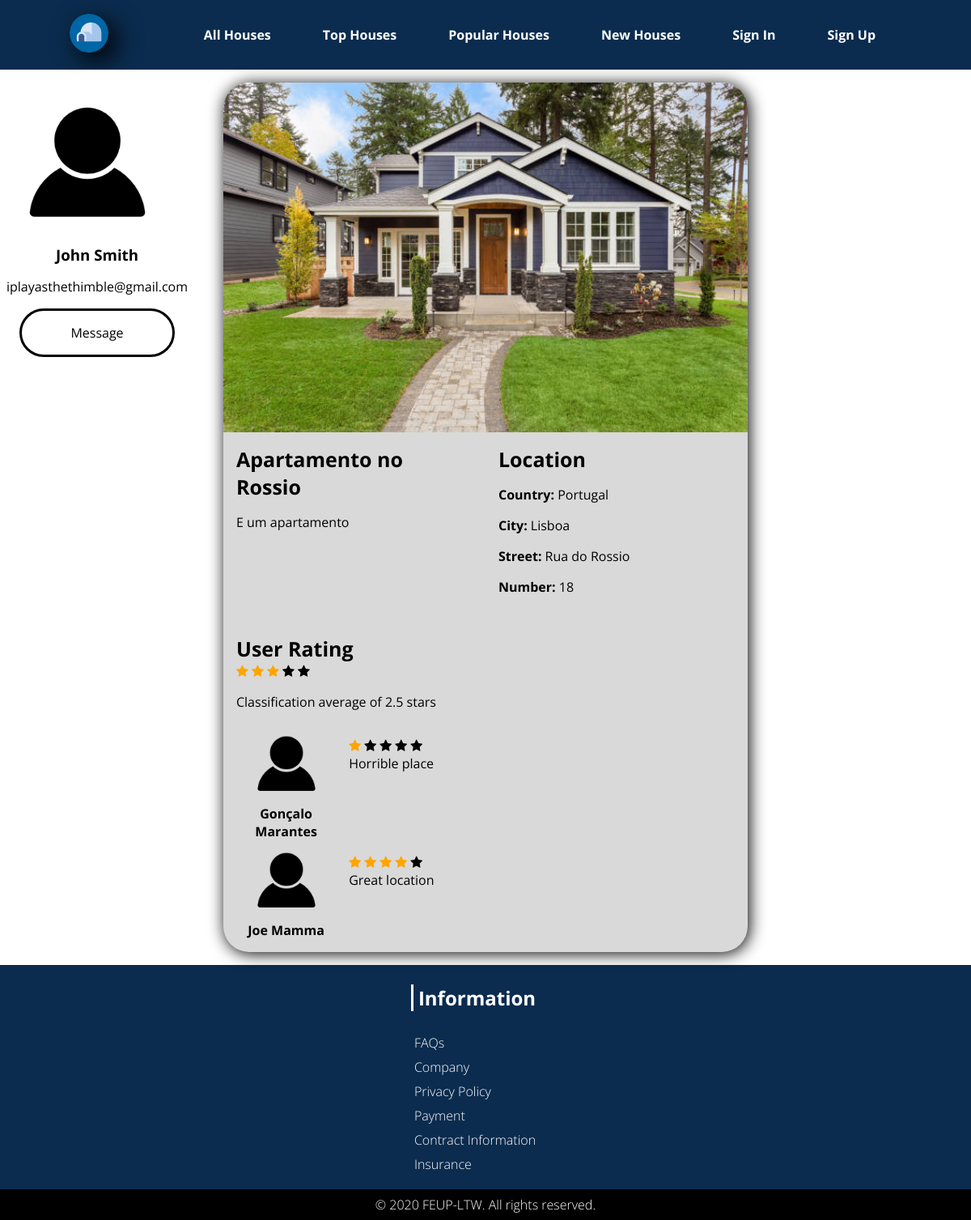
The page /pages/house_detail_page.php?idPlace=1 on the database its author committed.
### tables this page shows
CREATE TABLE USER(
    id INTEGER PRIMARY KEY,
    picture TEXT default '/assets/images/empty_user.jpg' NOT NULL,
	username TEXT NOT NULL UNIQUE,
    name TEXT NOT NULL,
	email TEXT NOT NULL UNIQUE,
    phonenumber INTEGER,
    password TEXT NOT NULL,
	CONSTRAINT CHK_USER CHECK (length(username)>=6 AND length(username)<=20));

CREATE TABLE PLACE(
    idPlace INTEGER PRIMARY KEY,
    name TEXT NOT NULL,
    price INTEGER NOT NULL,
    street TEXT NOT NULL,
    number INTEGER NOT NULL,
    city TEXT NOT NULL,
    country TEXT NOT NULL,
    description TEXT NOT NULL,
    classification INTEGER default 0,
    picture TEXT default '/assets/images/stock-house.jpg' NOT NULL,
	idUser INTEGER NOT NULL REFERENCES USER ON DELETE CASCADE ON UPDATE CASCADE,
    CONSTRAINT CHK_PLACE CHECK (price>=0),
    UNIQUE(street,number,city,country));

CREATE TABLE REVIEW(
    idReservation INTEGER NOT NULL REFERENCES RESERVATION ON DELETE CASCADE ON UPDATE CASCADE PRIMARY KEY,
    classification INTEGER NOT NULL,
    comment TEXT,
    CONSTRAINT CHK_REVIEW CHECK (classification between 0 AND 5));

### pages/house_detail_page.php (called while the page is built, shortened)
<?php
	include_once('../templates/common.php');
	include_once('../templates/house.php');
	$houseId = $_GET['idPlace'];
	draw_house_rent_area($houseId);
?>

### database/db_house.php (called while the page is built, shortened)
<?php
$dir = $_SERVER['DOCUMENT_ROOT'];
include_once("$dir/database/connection.php");
function getHouse($idHouse)
{
    global $dbh;
    $stmt = $dbh->prepare('select * from PLACE WHERE idPlace = ?;');
    $stmt->execute(array($idHouse));
    $result = $stmt->fetch();
    return $result;
}
function getReviews($idPlace){
    global $dbh;
    $stmt = $dbh->prepare('select REVIEW.* from REVIEW,RESERVATION WHERE RESERVATION.idPlace = ? AND RESERVATION.idReservation=REVIEW.idReservation;');
    $stmt->execute(array($idPlace));
    $result = $stmt->fetchAll();
    return $result;
}
function getReservation($idReservation){
    global $dbh;
    $stmt = $dbh->prepare('select * from RESERVATION WHERE idReservation = ? ;');
    $stmt->execute(array($idReservation));
    $result = $stmt->fetch();
    return $result;
}
?>

### database/db_user.php (called while the page is built, shortened)
<?php
$dir = $_SERVER['DOCUMENT_ROOT'];
include_once("$dir/database/connection.php");
function getUserInfo($userId)
{
    global $dbh;
    $stmt = $dbh->prepare('select * from user where id = ?');
    $stmt->execute(array($userId));
    $result = $stmt->fetch();
    if ($result == false) {
        return 0;
    } else return $result;
}
?>

### templates/house.php (the view, shortened to what this page needs)
<?php
$dir = $_SERVER['DOCUMENT_ROOT'];
include_once("$dir/database/db_house.php");
include_once("$dir/database/db_user.php");
?>
<?php function draw_house_rent_area($houseId)
{
  ?>
  <section id="house-rent-container">
    <?php
      $houseInfo = getHouse($houseId);
      $userInfo = getUserInfo($houseInfo['idUser']);
      ?>
    <div class="profile-card">
      <div class="profile-card-photo rounded-photo-container">
        <img src="<?= $userInfo['picture'] ?>" alt="User Image" />
      </div>
      <h3><?= $userInfo['name'] ?></h3>
      <div class="profile-card-contacts">
        <h4><?= $userInfo['email'] ?></h4>
        <a class="black-rounded-button" href="#">Message</a>
      </div>
    </div>
    <div class="house-detail-card">
      <img src="<?= $houseInfo['picture'] ?>" alt="House image" />
      <div>
        <h3> <?= $houseInfo['name'] ?> </h3>
        <p> <?= $houseInfo['description'] ?> </p>
      </div>
      <div>
        <h3>Location</h3>
        <p><strong>Country: </strong><?= $houseInfo['country'] ?></p>
        <p><strong>City: </strong><?= $houseInfo['city'] ?></p>
        <p><strong>Street: </strong><?= $houseInfo['street'] ?></p>
        <p><strong>Number: </strong><?= $houseInfo['number'] ?></p>
      </div>
      <div class="house-rating-container">
        <h3>User Rating</h3>
        <?php
          for ($t = 0; $t < round($houseInfo['classification'], 0); $t++) {
            ?>
          <span class="fa fa-star checked"></span>
        <?php } ?>
        <?php
          for ($t = 0; $t < 5 - round($houseInfo['classification'], 0); $t++) {
            ?>
          <span class="fa fa-star"></span>
        <?php } ?>
        <p>Classification average of <?= $houseInfo['classification'] ?> stars</p>
        <div class="house-review-container">
          <?php
          $reviews=getReviews($houseId);
          if ($reviews!=false){
            for ($t = 0; $t < count($reviews); $t++) {
              $reservation=getReservation($reviews[$t]['idReservation']);
              $user=getUserInfo($reservation['idTourist']);
              ?>
            <div class="house-review">
              <section class="profile-card">
                <div class="house-review-photo rounded-photo-container">
                  <img src="..<?= $user['picture'] ?>" alt="House image<?=count($reviews)?>" />
                </div>
                <h4><strong><?=$user['name']?></strong></h4>
              </section>
               <p><?php for ($i=0; $i <$reviews[$t]['classification']; $i++){ ?>
                <span class="fa fa-star checked"></span>
              <?php } ?><?php for ($i=0;$i < 5-$reviews[$t]['classification']; $i++){ ?>
              <span class="fa fa-star"></span><?php } ?>
              <br><?=$reviews[$t]['comment']?></p>
            </div>
          <?php }
          } ?>
        </div>
      </div>
    </div>
  </section>
<?php } ?>

### css/style.css (style rules this page uses)
body { --main-blue-color: #0b2c4f; --grey-color: #d9d9d9; --focus-blue-color: #0066a6; --background-color: #FFF; --font: 'Open Sans', sans-serif; font-family: var(--font); margin: 0em; background-color: var(--background-color); }
a { text-decoration: none; }
.rounded-photo-container { overflow: hidden; border-radius: 50%; display: flex; justify-content: center; }
.rounded-photo-container > img { width: auto; height: 100%; }
.black-rounded-button { background-color: transparent; color: black; font-weight: normal; margin: 1em; text-align: center; padding: 1em; border-radius: 5em; border: 3px solid black; }
.house-card-text > h2, h3, h4 { margin: 0em; }
.house-card-text > h3, h4 { font-weight: normal; }
.profile-card { justify-content: center; align-items: center; text-align: center; }
.profile-card-photo { width: 200px; height: 200px; }
#house-rent-container { align-items: start; justify-content: center; justify-items: center; display: grid; margin: 1em auto; max-width: 80em; width: 100%; grid-template-columns: [start] 20% [line1] 60% [line3] 20% [end]; }
.profile-card-contacts { display: grid; margin: 1em 0em; }
.house-detail-card { width: 90%; background: var(--grey-color); display: grid; border-radius: 2em; box-shadow: 2px 2px 20px black; overflow: hidden; grid-template-columns: [start] 50% [line1] 50% [end]; grid-template-rows: [start] auto [line1] auto [end]; }
.house-detail-card > img { width: 100%; align-self: start; grid-column: start/end; grid-row: start/1; }
.house-detail-card > div { margin: 1em; }
.house-rating-container { grid-column: start/end; }
.house-review-container { grid-column: start/end; }
.house-review { display: grid; grid-template-columns: [start] 20% [line2] 80% [end]; column-gap: 1em; }
.house-review-photo { width: 100px; height: 100px; margin: 0em auto; justify-self: center; grid-column: start/2; }
.house-detail-card h3 { font-size: 25px; margin-right: 25px; }
.fa { font-size: 25px; }
.checked { color: orange; }

### rows shown on the page
user: picture (picture), name "John Smith", email "iplayasthethimble@gmail.com"
place: picture (picture), name "Apartamento no Rossio", description "E um apartamento", country "Portugal", city "Lisboa", street "Rua do Rossio", number "18", classification "2.5"
user: picture (picture), name "Gonçalo Marantes"
review: comment "Horrible place"
user: picture (picture), name "Joe Mamma"
review: comment "Great location"
